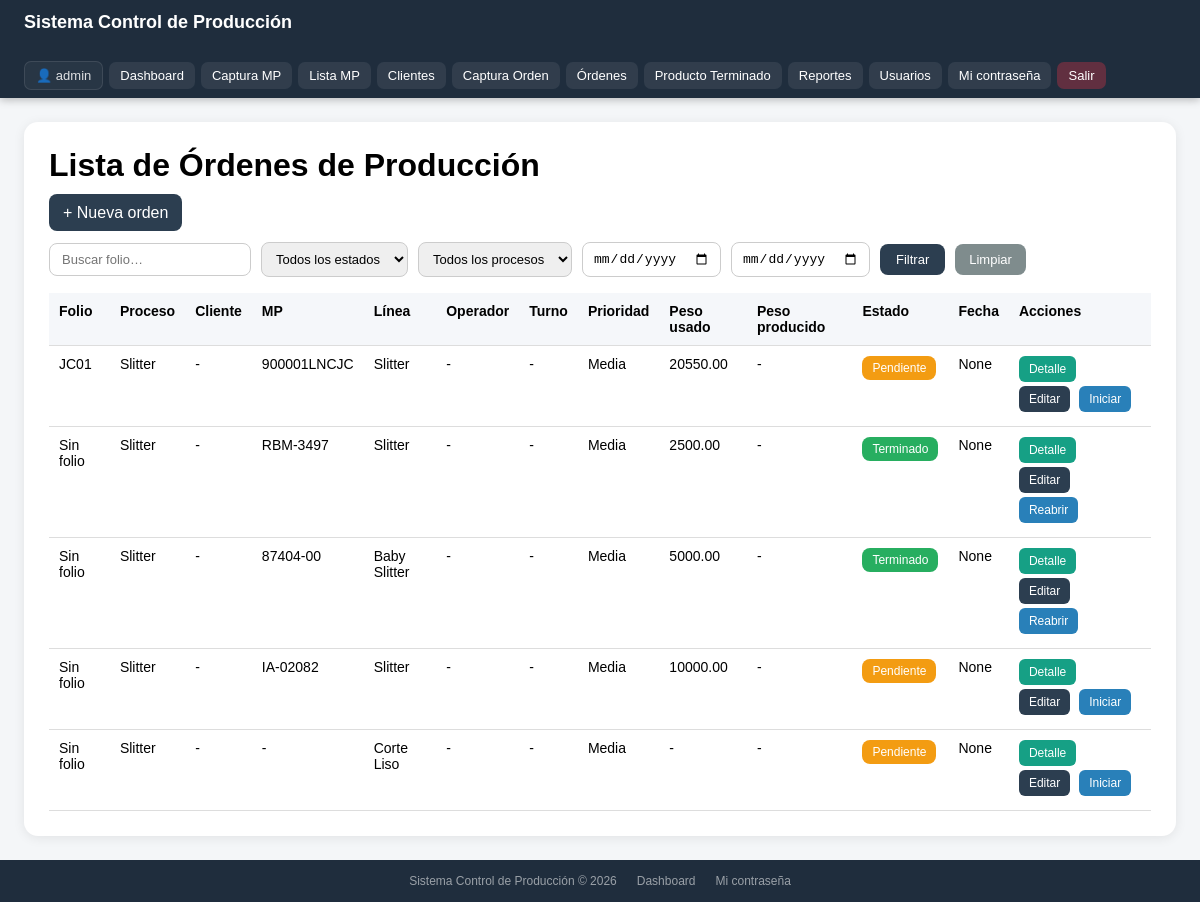
The app's page /ordenes/ (signed in) with its own data.
### produccion/models.py (models this page shows, shortened)
class OrdenProduccion(models.Model):
    ESTADO_CHOICES = [
        ('pendiente', 'Pendiente'),
        ('proceso', 'En Proceso'),
        ('terminado', 'Terminado'),
    ]
    TURNO_CHOICES = [
        ('1', 'Turno 1'),
        ('2', 'Turno 2'),
        ('3', 'Turno 3'),
    ]
    PRIORIDAD_CHOICES = [
        ('baja', 'Baja'),
        ('media', 'Media'),
        ('alta', 'Alta'),
        ('urgente', 'Urgente'),
    ]
    TIPO_PROCESO_CHOICES = [
        ('slitter', 'Slitter'),
        ('corte_liso', 'Corte Liso'),
        ('mini_slitter', 'Mini Slitter'),
        ('fleje', 'Fleje'),
    ]
    folio_orden = models.CharField(max_length=50, null=True, blank=True)
    tipo_proceso = models.CharField(max_length=30, choices=TIPO_PROCESO_CHOICES, default='slitter')
    cliente = models.ForeignKey(Cliente, on_delete=models.CASCADE, null=True, blank=True)
    mp = models.ForeignKey(MateriaPrima, on_delete=models.CASCADE, null=True, blank=True)
    linea = models.ForeignKey(LineaProduccion, on_delete=models.CASCADE)
    operador = models.ForeignKey(Operador, on_delete=models.SET_NULL, null=True, blank=True)
    turno = models.CharField(max_length=10, choices=TURNO_CHOICES, null=True, blank=True)
    prioridad = models.CharField(max_length=10, choices=PRIORIDAD_CHOICES, default='media')
    fecha = models.DateField(auto_now_add=True)
    hora_inicio = models.TimeField(null=True, blank=True)
    hora_fin = models.TimeField(null=True, blank=True)
    tiempo_preparacion_min = models.PositiveIntegerField(null=True, blank=True)
    tiempo_proceso_min = models.PositiveIntegerField(null=True, blank=True)
    tiempo_muerto_min = models.PositiveIntegerField(null=True, blank=True)
    peso_usado = models.DecimalField(max_digits=10, decimal_places=2, null=True, blank=True)
    peso_producido = models.DecimalField(max_digits=10, decimal_places=2, null=True, blank=True)
    scrap_total = models.DecimalField(max_digits=10, decimal_places=2, null=True, blank=True)
    merma_kg = models.DecimalField(max_digits=10, decimal_places=2, null=True, blank=True)
    rendimiento_porcentaje = models.DecimalField(max_digits=6, decimal_places=2, null=True, blank=True)
    cantidad_paquetes = models.PositiveIntegerField(null=True, blank=True)
    cantidad_piezas = models.PositiveIntegerField(null=True, blank=True)
    observaciones = models.TextField(blank=True, null=True)
    estado = models.CharField(
        max_length=50,
        choices=ESTADO_CHOICES,
        default='pendiente'
    )

class LineaProduccion(models.Model):
    nombre = models.CharField(max_length=100, unique=True)
    descripcion = models.CharField(max_length=200, blank=True, null=True)
    activa = models.BooleanField(default=True)
    def __str__(self):
        return self.nombre

### inventario/models.py (models this page shows, shortened)
class MateriaPrima(models.Model):
    TIPO_MP_CHOICES = [
        ('Rollo', 'Rollo'),
        ('Placa', 'Placa'),
        ('Cinta', 'Cinta'),
    ]
    ORIGEN_MP_CHOICES = [
        ('Cliente', 'Cliente'),
        ('Interna', 'Interna'),
    ]
    MATERIAL_CHOICES = [
        ('Galvanizado', 'Galvanizado'),
        ('Crudo', 'Crudo'),
        ('Recocido RFR', 'Recocido RFR'),
        ('Aluminizado', 'Aluminizado'),
        ('Decapado', 'Decapado'),
        ('Rolado en caliente', 'Rolado en caliente'),
        ('Galvanizado y pintado', 'Galvanizado y pintado'),
    ]
    UBICACION_CHOICES = [
        ('Patio A', 'Patio A'),
        ('Patio B', 'Patio B'),
        ('Almacén 1', 'Almacén 1'),
        ('Almacén 2', 'Almacén 2'),
        ('Producción', 'Producción'),
    ]
    ESTADO_CHOICES = [
        ('Disponible', 'Disponible'),
        ('En Proceso', 'En Proceso'),
        ('Terminado', 'Terminado'),
    ]
    UNIDAD_ESPESOR_CHOICES = [
        ('mm', 'mm'),
        ('pulg', 'pulg'),
        ('calibre', 'calibre'),
    ]
    numero_mp = models.CharField(max_length=100, unique=True)
    tipo_mp = models.CharField(max_length=20, choices=TIPO_MP_CHOICES, default='Rollo')
    cliente = models.ForeignKey(Cliente, on_delete=models.SET_NULL, null=True, blank=True)
    origen_mp = models.CharField(max_length=20, choices=ORIGEN_MP_CHOICES, default='Interna')
    lote = models.CharField(max_length=100, blank=True, null=True)
    codigo = models.CharField(max_length=100, blank=True, null=True)
    descripcion = models.CharField(max_length=255, blank=True, null=True)
    material = models.CharField(max_length=50, choices=MATERIAL_CHOICES, blank=True, null=True)
    grado = models.CharField(max_length=100, blank=True, null=True)
    acabado = models.CharField(max_length=100, blank=True, null=True)
    espesor_valor = models.DecimalField(max_digits=10, decimal_places=4, null=True, blank=True)
    unidad_espesor = models.CharField(max_length=20, choices=UNIDAD_ESPESOR_CHOICES, default='mm', blank=True, null=True)
    ancho = models.DecimalField(max_digits=10, decimal_places=2, null=True, blank=True)
    largo = models.DecimalField(max_digits=10, decimal_places=2, null=True, blank=True)
    peso = models.DecimalField(max_digits=10, decimal_places=2, null=True, blank=True)
    peso_restante = models.DecimalField(max_digits=10, decimal_places=2, null=True, blank=True)
    diametro_interior = models.DecimalField(max_digits=10, decimal_places=2, null=True, blank=True)
    diametro_exterior = models.DecimalField(max_digits=10, decimal_places=2, null=True, blank=True)
    proveedor = models.CharField(max_length=150, blank=True, null=True)
    ubicacion = models.CharField(max_length=50, choices=UBICACION_CHOICES, default='Almacén 1', blank=True, null=True)
    estado = models.CharField(max_length=20, choices=ESTADO_CHOICES, default='Disponible', blank=True, null=True)
    fecha_entrada = models.DateField(null=True, blank=True)
    observaciones = models.TextField(blank=True, null=True)
    @property
    def calibre(self):
        if self.unidad_espesor == 'calibre' and self.espesor_valor is not None:
            return round(float(self.espesor_valor), 2)
        return None
    def __str__(self):
        return self.numero_mp

### produccion/views.py (the view)
# urls.py: path('ordenes/', lista_ordenes, name='lista_ordenes'),
@roles_required('Administrador', 'Supervisor', 'Operador')
def lista_ordenes(request):
    estado       = request.GET.get('estado', '')
    tipo_proceso = request.GET.get('tipo_proceso', '')
    fecha_inicio = request.GET.get('fecha_inicio', '')
    fecha_fin    = request.GET.get('fecha_fin', '')
    q            = request.GET.get('q', '')
    qs = OrdenProduccion.objects.select_related(
        'cliente', 'mp', 'linea', 'operador'
    ).order_by('-id')
    if estado:
        qs = qs.filter(estado=estado)
    if tipo_proceso:
        qs = qs.filter(tipo_proceso=tipo_proceso)
    if fecha_inicio:
        qs = qs.filter(fecha__gte=fecha_inicio)
    if fecha_fin:
        qs = qs.filter(fecha__lte=fecha_fin)
    if q:
        qs = qs.filter(folio_orden__icontains=q)
    paginator = Paginator(qs, 25)
    page_obj  = paginator.get_page(request.GET.get('page', 1))
    return render(request, 'produccion/lista_ordenes.html', {
        'ordenes': page_obj,
        'page_obj': page_obj,
        'estado': estado,
        'tipo_proceso': tipo_proceso,
        'fecha_inicio': fecha_inicio,
        'fecha_fin': fecha_fin,
        'q': q,
    })

### core/context_processors.py (called while the page is built, shortened)
def permisos_usuario(request):
    es_superuser = request.user.is_superuser
    grupos = set(request.user.groups.values_list('name', flat=True))
    return {
        'es_admin_total': es_superuser,
        'es_administrador': 'Administrador' in grupos,
        'es_supervisor': 'Supervisor' in grupos,
        'es_almacen': 'Almacen' in grupos,
        'es_operador': 'Operador' in grupos,
    }

### produccion/templates/produccion/lista_ordenes.html (shortened to what this page needs)
{% extends 'base.html' %}
{% block content %}
<div class="contenedor">
    <h1>Lista de Órdenes de Producción</h1>
    <div class="acciones-superior">
        <a href="{% url 'captura_orden' %}">+ Nueva orden</a>
    </div>
    <form method="get" style="display:flex;gap:10px;flex-wrap:wrap;margin-bottom:16px;align-items:center;">
        <input type="text" name="q" placeholder="Buscar folio…" value="{{ q }}"
               style="padding:8px 12px;border:1px solid #ccc;border-radius:8px;font-size:13px;">
        <select name="estado" style="padding:8px 10px;border:1px solid #ccc;border-radius:8px;font-size:13px;">
            <option value="">Todos los estados</option>
        </select>
        <select name="tipo_proceso" style="padding:8px 10px;border:1px solid #ccc;border-radius:8px;font-size:13px;">
            <option value="">Todos los procesos</option>
        </select>
        <input type="date" name="fecha_inicio" value="{{ fecha_inicio }}" title="Desde"
               style="padding:8px 10px;border:1px solid #ccc;border-radius:8px;font-size:13px;">
        <input type="date" name="fecha_fin"    value="{{ fecha_fin }}"    title="Hasta"
               style="padding:8px 10px;border:1px solid #ccc;border-radius:8px;font-size:13px;">
        <button type="submit" style="padding:8px 16px;background:#2c3e50;color:white;border:none;border-radius:8px;cursor:pointer;font-size:13px;">Filtrar</button>
        <a href="{% url 'lista_ordenes' %}" style="padding:8px 14px;background:#7f8c8d;color:white;border-radius:8px;text-decoration:none;font-size:13px;">Limpiar</a>
    </form>
    <table>
        <thead>
            <tr>
                <th>Folio</th>
                <th>Proceso</th>
                <th>Cliente</th>
                <th>MP</th>
                <th>Línea</th>
                <th>Operador</th>
                <th>Turno</th>
                <th>Prioridad</th>
                <th>Peso usado</th>
                <th>Peso producido</th>
                <th>Estado</th>
                <th>Fecha</th>
                <th>Acciones</th>
            </tr>
        </thead>
        <tbody>
            {% for orden in ordenes %}
            <tr>
                <td>{{ orden.folio_orden|default:"Sin folio" }}</td>
                <td>{{ orden.get_tipo_proceso_display }}</td>
                <td>{{ orden.cliente|default:"-" }}</td>
                <td>{{ orden.mp|default:"-" }}</td>
                <td>{{ orden.linea }}</td>
                <td>{{ orden.operador|default:"-" }}</td>
                <td>{{ orden.get_turno_display|default:"-" }}</td>
                <td>{{ orden.get_prioridad_display }}</td>
                <td>{{ orden.peso_usado|default:"-" }}</td>
                <td>{{ orden.peso_producido|default:"-" }}</td>
                <td>
                    {% if orden.estado == 'pendiente' %}
                        <span class="badge pendiente">Pendiente</span>
                    {% elif orden.estado == 'proceso' %}
                        <span class="badge proceso">En Proceso</span>
                    {% elif orden.estado == 'terminado' %}
                        <span class="badge terminado">Terminado</span>
                    {% endif %}
                </td>
                <td>{{ orden.fecha }}</td>
                <td>
                    <a class="btn btn-detalle" href="{% url 'detalle_orden' orden.id %}">Detalle</a>
                    <a class="btn btn-editar" href="{% url 'editar_orden' orden.id %}">Editar</a>
                    {% if orden.estado == 'pendiente' %}
                        <a class="btn btn-iniciar" href="{% url 'cambiar_estado' orden.id 'proceso' %}">Iniciar</a>
                    {% elif orden.estado == 'proceso' %}
                        <a class="btn btn-finalizar" href="{% url 'cambiar_estado' orden.id 'terminado' %}">Finalizar</a>
                        <a class="btn btn-pendiente" href="{% url 'cambiar_estado' orden.id 'pendiente' %}">Regresar</a>
                    {% elif orden.estado == 'terminado' %}
                        <a class="btn btn-iniciar" href="{% url 'cambiar_estado' orden.id 'proceso' %}">Reabrir</a>
                    {% endif %}
                </td>
            </tr>
            {% empty %}
            <tr>
                <td colspan="13" style="text-align:center;color:#9ca3af;padding:30px;">No hay órdenes registradas.</td>
            </tr>
            {% endfor %}
        </tbody>
    </table>
</div>
{% endblock %}

### templates/base.html (shortened to what this page needs)
<!DOCTYPE html>
<html lang="es">
<head>
</head>
<body>
{% if request.user.is_authenticated %}
<nav class="navbar">
    <div class="logo">Sistema Control de Producción</div>
    <div class="links">
        <span class="usuario">👤 {{ request.user.username }}</span>
        <a href="{% url 'inicio' %}">Dashboard</a>
        {% if es_admin_total or es_administrador or es_supervisor or es_almacen %}
            <a href="{% url 'captura_mp' %}">Captura MP</a>
            <a href="{% url 'lista_mp' %}">Lista MP</a>
        {% endif %}
        {% if es_admin_total or es_administrador or es_supervisor %}
            <a href="{% url 'lista_clientes' %}">Clientes</a>
        {% endif %}
        {% if es_admin_total or es_administrador or es_supervisor or es_operador %}
            <a href="{% url 'captura_orden' %}">Captura Orden</a>
            <a href="{% url 'lista_ordenes' %}">Órdenes</a>
        {% endif %}
        {% if es_admin_total or es_administrador or es_supervisor or es_almacen %}
            <a href="{% url 'lista_pt' %}">Producto Terminado</a>
        {% endif %}
        {% if es_admin_total or es_administrador or es_supervisor %}
            <a href="{% url 'reportes_index' %}">Reportes</a>
        {% endif %}
        {% if es_admin_total %}
            <a href="{% url 'lista_usuarios' %}">Usuarios</a>
        {% endif %}
        <a href="{% url 'cambiar_password' %}">Mi contraseña</a>
        <a href="{% url 'logout' %}" class="logout">Salir</a>
    </div>
</nav>
{% endif %}
<div class="contenido">
    {% block content %}{% endblock %}
</div>
<footer class="footer">
    <span>Sistema Control de Producción &copy; 2026</span>
    <a href="{% url 'inicio' %}">Dashboard</a>
    {% if request.user.is_authenticated %}
    <a href="{% url 'cambiar_password' %}">Mi contraseña</a>
    {% endif %}
</footer>
</body>
</html>

### templates/base.html (style rules this page uses)
*, *::before, *::after { box-sizing: border-box; }
body { margin: 0; font-family: Arial, sans-serif; background: #f4f6f8; min-height: 100vh; display: flex; flex-direction: column; }
.navbar { background: #1f2d3d; color: white; padding: 0 24px; display: flex; justify-content: space-between; align-items: center; min-height: 56px; flex-wrap: wrap; gap: 8px; position: sticky; top: 0; z-index: 100; box-shadow: 0 2px 8px rgba(0,0,0,0.25); }
.navbar .logo { font-size: 18px; font-weight: bold; padding: 12px 0; white-space: nowrap; }
.navbar .links { display: flex; gap: 6px; flex-wrap: wrap; align-items: center; padding: 8px 0; }
.navbar a { color: white; text-decoration: none; padding: 6px 11px; border-radius: 7px; font-size: 13px; background: rgba(255,255,255,0.08); white-space: nowrap; transition: background 0.15s; }
.navbar a.logout { background: rgba(220,53,69,0.35); }
.usuario { font-size: 13px; opacity: 0.85; padding: 6px 11px; border-radius: 7px; background: rgba(255,255,255,0.05); border: 1px solid rgba(255,255,255,0.12); }
.contenido { padding: 24px; flex: 1; }
.footer { background: #1f2d3d; color: rgba(255,255,255,0.55); text-align: center; padding: 14px 24px; font-size: 12px; display: flex; justify-content: center; gap: 20px; flex-wrap: wrap; }
.footer a { color: rgba(255,255,255,0.55); text-decoration: none; }

### produccion/templates/produccion/lista_ordenes.html (style rules this page uses)
.contenedor { background: white; border-radius: 14px; padding: 25px; box-shadow: 0 2px 12px rgba(0,0,0,0.08); }
h1 { margin-top: 0; margin-bottom: 20px; }
table { width: 100%; border-collapse: collapse; font-size: 14px; }
th, td { padding: 10px; border-bottom: 1px solid #ddd; text-align: left; vertical-align: top; }
th { background: #f5f7fa; }
.badge { padding: 5px 10px; border-radius: 8px; font-size: 12px; color: white; display: inline-block; }
.pendiente { background: #f39c12; }
.terminado { background: #27ae60; }
.btn { display: inline-block; padding: 6px 10px; color: white; border-radius: 6px; text-decoration: none; font-size: 12px; margin-right: 5px; margin-bottom: 4px; }
.btn-detalle { background: #16a085; }
.btn-editar { background: #2c3e50; }
.btn-iniciar { background: #2980b9; }
.acciones-superior { margin-bottom: 20px; }
.acciones-superior a { background: #2c3e50; color: white; padding: 10px 14px; border-radius: 8px; text-decoration: none; }

### records on screen
OrdenProduccion: folio_orden "JC01", tipo_proceso "Slitter", cliente "-", mp "900001LNCJC", linea "Slitter", operador "-", turno "-", prioridad "Media", peso_usado "20550.00", peso_producido "-", estado "Pendiente", fecha "None"
OrdenProduccion: folio_orden "Sin folio", tipo_proceso "Slitter", cliente "-", mp "RBM-3497", linea "Slitter", operador "-", turno "-", prioridad "Media", peso_usado "2500.00", peso_producido "-", estado "Terminado", fecha "None"
OrdenProduccion: folio_orden "Sin folio", tipo_proceso "Slitter", cliente "-", mp "87404-00", linea "Baby Slitter", operador "-", turno "-", prioridad "Media", peso_usado "5000.00", peso_producido "-", estado "Terminado", fecha "None"
OrdenProduccion: folio_orden "Sin folio", tipo_proceso "Slitter", cliente "-", mp "IA-02082", linea "Slitter", operador "-", turno "-", prioridad "Media", peso_usado "10000.00", peso_producido "-", estado "Pendiente", fecha "None"
OrdenProduccion: folio_orden "Sin folio", tipo_proceso "Slitter", cliente "-", mp "-", linea "Corte Liso", operador "-", turno "-", prioridad "Media", peso_usado "-", peso_producido "-", estado "Pendiente", fecha "None"

### other values on screen
{{ request.user.username }} "admin"
